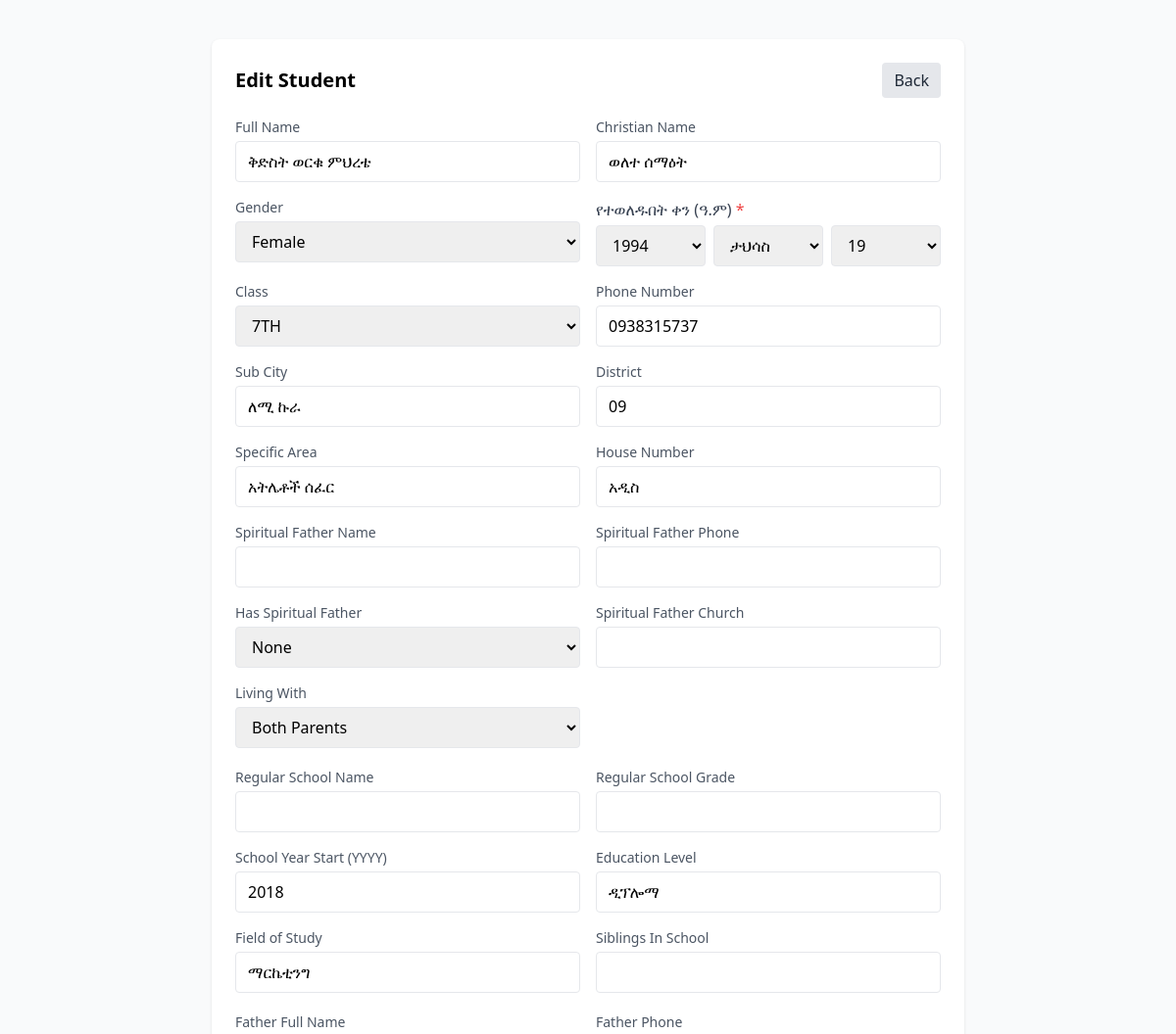
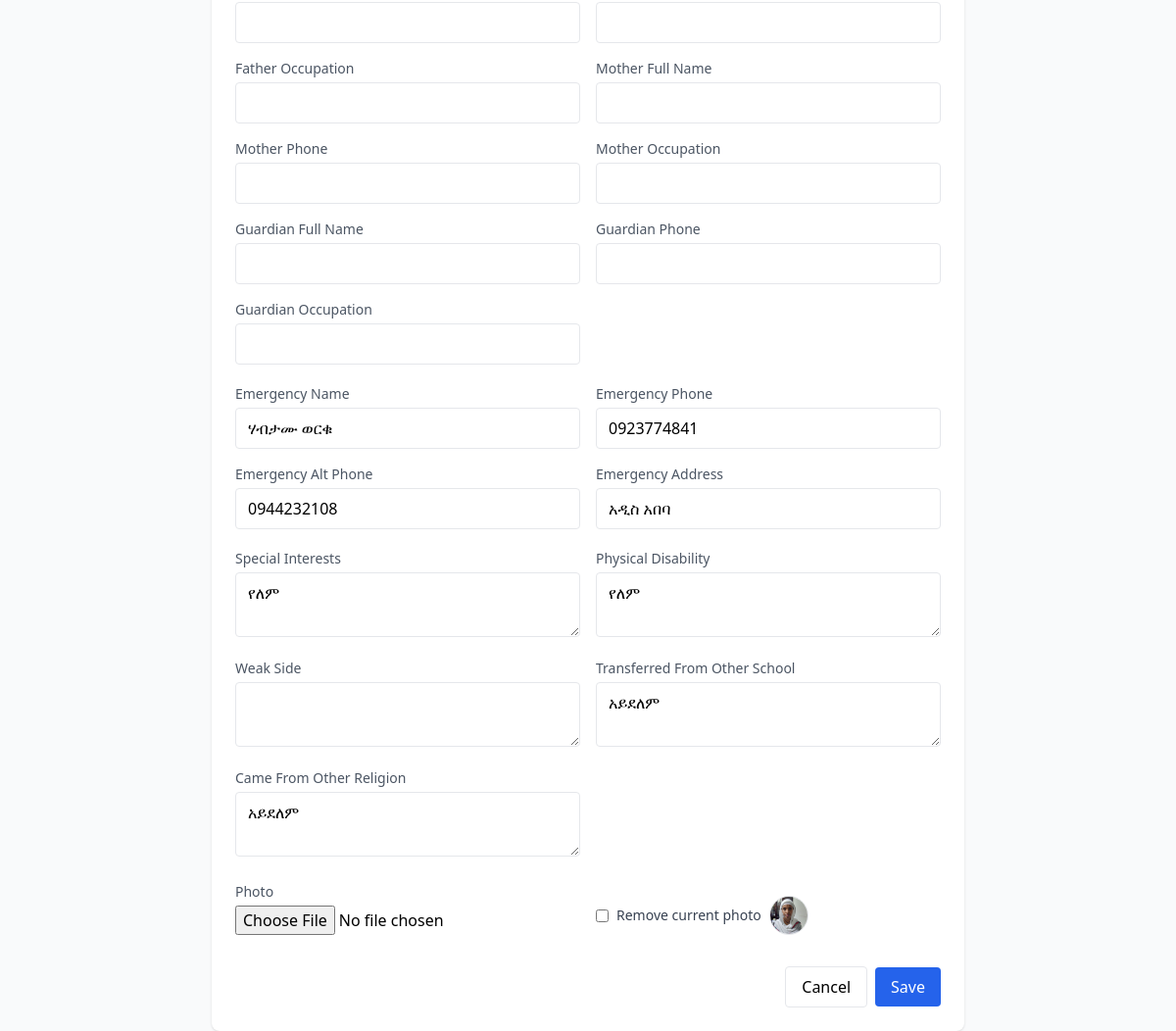
The app's page /student_edit.php?id=1260 (signed in) with its own data (2 pictures, top to bottom).
### tables this page shows
CREATE TABLE `students` (
  `id` int(11) NOT NULL,
  `photo_path` varchar(255) DEFAULT NULL,
  `full_name` text NOT NULL,
  `christian_name` text DEFAULT NULL,
  `gender` enum('male','female') NOT NULL,
  `birth_date` date NOT NULL,
  `current_grade` varchar(32) NOT NULL DEFAULT 'new',
  `current_result_status` enum('pass','fail') DEFAULT NULL,
  `is_new_registration` tinyint(1) NOT NULL DEFAULT 0,
  `is_flagged` tinyint(1) NOT NULL DEFAULT 0,
  `school_year_start` int(11) DEFAULT NULL,
  `regular_school_name` text DEFAULT NULL,
  `regular_school_grade` text DEFAULT NULL,
  `phone_number` varchar(20) DEFAULT NULL,
  `has_spiritual_father` enum('own','family','none') NOT NULL,
  `spiritual_father_name` text DEFAULT NULL,
  `spiritual_father_phone` varchar(20) DEFAULT NULL,
  `spiritual_father_church` text DEFAULT NULL,
  `sub_city` text DEFAULT NULL,
  `district` text DEFAULT NULL,
  `specific_area` text DEFAULT NULL,
  `house_number` text DEFAULT NULL,
  `living_with` enum('both_parents','father_only','mother_only','relative_or_guardian') NOT NULL,
  `special_interests` text DEFAULT NULL,
  `siblings_in_school` text DEFAULT NULL,
  `physical_disability` text DEFAULT NULL,
  `weak_side` text DEFAULT NULL,
  `transferred_from_other_school` text DEFAULT NULL,
  `came_from_other_religion` text DEFAULT NULL,
  `created_at` timestamp NOT NULL DEFAULT current_timestamp(),
  `education_level` text DEFAULT NULL,
  `field_of_study` text DEFAULT NULL,
  `emergency_name` text DEFAULT NULL,
  `emergency_phone` text DEFAULT NULL,
  `emergency_alt_phone` text DEFAULT NULL,
  `emergency_address` text DEFAULT NULL,
  `flagged` tinyint(1) DEFAULT 0,
  `normalized_name` varchar(255) GENERATED ALWAYS AS (lcase(trim(`full_name`))) STORED
);

### student_edit.php (the view, shortened to what the rows shown need)
<?php
require 'config.php';
$student_id = isset($_GET['id']) ? intval($_GET['id']) : 0;
$sql = "SELECT s.*,
    f.full_name AS father_full_name, f.phone_number AS father_phone, f.occupation AS father_occupation,
    m.full_name AS mother_full_name, m.phone_number AS mother_phone, m.occupation AS mother_occupation,
    g.full_name AS guardian_full_name, g.phone_number AS guardian_phone, g.occupation AS guardian_occupation
FROM students s
LEFT JOIN parents f ON s.id = f.student_id AND f.parent_type = 'father'
LEFT JOIN parents m ON s.id = m.student_id AND m.parent_type = 'mother'
LEFT JOIN parents g ON s.id = g.student_id AND g.parent_type = 'guardian'
WHERE s.id = ? LIMIT 1";
$stmt = $pdo->prepare($sql);
$stmt->execute([$student_id]);
$s = $stmt->fetch(PDO::FETCH_ASSOC);
?>
<!DOCTYPE html>
<html lang="am">
<head>
    <script src="https://cdn.tailwindcss.com"></script>
</head>
<body class="bg-gray-50 font-sans">
    <div class="max-w-3xl mx-auto mt-10 bg-white rounded-lg shadow p-6">
        <div class="flex items-center justify-between mb-4">
            <h1 class="text-xl font-semibold">Edit Student</h1>
        </div>
        <form id="editForm" class="space-y-5" enctype="multipart/form-data">
            <div class="grid grid-cols-1 md:grid-cols-2 gap-4">
                <div>
                    <label class="block text-sm text-gray-600 mb-1">Full Name</label>
                    <input type="text" name="full_name" class="w-full px-3 py-2 border rounded" value="<?= htmlspecialchars($s['full_name'] ?? '') ?>">
                </div>
                <div>
                    <label class="block text-sm text-gray-600 mb-1">Christian Name</label>
                    <input type="text" name="christian_name" class="w-full px-3 py-2 border rounded" value="<?= htmlspecialchars($s['christian_name'] ?? '') ?>">
                </div>
                <div>
                    <label class="block text-sm text-gray-600 mb-1">Gender</label>
                    <select name="gender" class="w-full px-3 py-2 border rounded">
                        <option value="female" <?= ($s['gender']??'')==='female'?'selected':'' ?>>Female</option>
                    </select>
                </div>
                <div>
                    <label class="block text-sm text-gray-600 mb-1">Class</label>
                    <select name="current_grade" class="w-full px-3 py-2 border rounded">
                        <?php foreach (['new','1st','2nd','3rd','4th','5th','6th','7th','8th','9th','10th','11th','12th'] as $g): ?>
                        <option value="<?= htmlspecialchars($g) ?>" <?= (($s['current_grade']??'')===$g)?'selected':'' ?>><?= strtoupper($g) ?></option>
                        <?php endforeach; ?>
                    </select>
                </div>
                <div>
                    <label class="block text-sm text-gray-600 mb-1">Phone Number</label>
                    <input type="text" name="phone_number" class="w-full px-3 py-2 border rounded" value="<?= htmlspecialchars($s['phone_number'] ?? '') ?>">
                </div>
                <div>
                    <label class="block text-sm text-gray-600 mb-1">Sub City</label>
                    <input type="text" name="sub_city" class="w-full px-3 py-2 border rounded" value="<?= htmlspecialchars($s['sub_city'] ?? '') ?>">
                </div>
                <div>
                    <label class="block text-sm text-gray-600 mb-1">District</label>
                    <input type="text" name="district" class="w-full px-3 py-2 border rounded" value="<?= htmlspecialchars($s['district'] ?? '') ?>">
                </div>
                <div>
                    <label class="block text-sm text-gray-600 mb-1">Specific Area</label>
                    <input type="text" name="specific_area" class="w-full px-3 py-2 border rounded" value="<?= htmlspecialchars($s['specific_area'] ?? '') ?>">
                </div>
                <div>
                    <label class="block text-sm text-gray-600 mb-1">House Number</label>
                    <input type="text" name="house_number" class="w-full px-3 py-2 border rounded" value="<?= htmlspecialchars($s['house_number'] ?? '') ?>">
                </div>
                <div>
                    <label class="block text-sm text-gray-600 mb-1">Has Spiritual Father</label>
                    <select name="has_spiritual_father" class="w-full px-3 py-2 border rounded">
                        <?php $hsf = $s['has_spiritual_father'] ?? ''; ?>
                        <option value="none" <?= $hsf==='none'?'selected':'' ?>>None</option>
                    </select>
                </div>
                <div>
                    <label class="block text-sm text-gray-600 mb-1">Living With</label>
                    <select name="living_with" class="w-full px-3 py-2 border rounded">
                        <?php $lw = $s['living_with'] ?? ''; ?>
                        <option value="both_parents" <?= $lw==='both_parents'?'selected':'' ?>>Both Parents</option>
                    </select>
                </div>
            </div>
            <div class="grid grid-cols-1 md:grid-cols-2 gap-4">
                <div>
                    <label class="block text-sm text-gray-600 mb-1">School Year Start (YYYY)</label>
                    <input type="text" name="school_year_start" class="w-full px-3 py-2 border rounded" value="<?= htmlspecialchars($s['school_year_start'] ?? '') ?>" placeholder="2016">
                </div>
                <div>
                    <label class="block text-sm text-gray-600 mb-1">Education Level</label>
                    <input type="text" name="education_level" class="w-full px-3 py-2 border rounded" value="<?= htmlspecialchars($s['education_level'] ?? '') ?>">
                </div>
                <div>
                    <label class="block text-sm text-gray-600 mb-1">Field of Study</label>
                    <input type="text" name="field_of_study" class="w-full px-3 py-2 border rounded" value="<?= htmlspecialchars($s['field_of_study'] ?? '') ?>">
                </div>
            </div>
            <div class="grid grid-cols-1 md:grid-cols-2 gap-4">
                <div>
                    <label class="block text-sm text-gray-600 mb-1">Emergency Name</label>
                    <input type="text" name="emergency_name" class="w-full px-3 py-2 border rounded" value="<?= htmlspecialchars($s['emergency_name'] ?? '') ?>">
                </div>
                <div>
                    <label class="block text-sm text-gray-600 mb-1">Emergency Phone</label>
                    <input type="text" name="emergency_phone" class="w-full px-3 py-2 border rounded" value="<?= htmlspecialchars($s['emergency_phone'] ?? '') ?>">
                </div>
                <div>
                    <label class="block text-sm text-gray-600 mb-1">Emergency Alt Phone</label>
                    <input type="text" name="emergency_alt_phone" class="w-full px-3 py-2 border rounded" value="<?= htmlspecialchars($s['emergency_alt_phone'] ?? '') ?>">
                </div>
                <div>
                    <label class="block text-sm text-gray-600 mb-1">Emergency Address</label>
                    <input type="text" name="emergency_address" class="w-full px-3 py-2 border rounded" value="<?= htmlspecialchars($s['emergency_address'] ?? '') ?>">
                </div>
            </div>
            <div class="grid grid-cols-1 md:grid-cols-2 gap-4">
                <div>
                    <label class="block text-sm text-gray-600 mb-1">Special Interests</label>
                    <textarea name="special_interests" class="w-full px-3 py-2 border rounded"><?= htmlspecialchars($s['special_interests'] ?? '') ?></textarea>
                </div>
                <div>
                    <label class="block text-sm text-gray-600 mb-1">Physical Disability</label>
                    <textarea name="physical_disability" class="w-full px-3 py-2 border rounded"><?= htmlspecialchars($s['physical_disability'] ?? '') ?></textarea>
                </div>
                <div>
                    <label class="block text-sm text-gray-600 mb-1">Transferred From Other School</label>
                    <textarea name="transferred_from_other_school" class="w-full px-3 py-2 border rounded"><?= htmlspecialchars($s['transferred_from_other_school'] ?? '') ?></textarea>
                </div>
                <div>
                    <label class="block text-sm text-gray-600 mb-1">Came From Other Religion</label>
                    <textarea name="came_from_other_religion" class="w-full px-3 py-2 border rounded"><?= htmlspecialchars($s['came_from_other_religion'] ?? '') ?></textarea>
                </div>
            </div>
            <div class="grid grid-cols-1 md:grid-cols-2 gap-4 items-end">
                <div class="flex items-center gap-2">
                    <label class="inline-flex items-center gap-2 text-sm text-gray-700"><input type="checkbox" name="remove_photo"> Remove current photo</label>
                    <?php if (!empty($s['photo_path'])): ?>
                        <img src="<?= htmlspecialchars($s['photo_path']) ?>" alt="photo" class="h-10 w-10 rounded-full object-cover border">
                    <?php endif; ?>
                </div>
            </div>
        </form>
    </div>
</body>
</html>

### records on screen
students: full_name "ቅድስት ወርቁ ምህረቴ", christian_name "ወለተ ሰማዕት", gender "Female", current_grade "7TH", phone_number "0938315737", sub_city "ለሚ ኩራ", district "09", specific_area "አትሌቶች ሰፈር", house_number "አዲስ", has_spiritual_father "None", living_with "Both Parents", school_year_start "2018", education_level "ዲፕሎማ", field_of_study "ማርኬቲንግ", emergency_name "ሃብታሙ ወርቁ", emergency_phone "0923774841", emergency_alt_phone "0944232108", emergency_address "አዲስ አበባ", special_interests "የለም", physical_disability "የለም", transferred_from_other_school "አይደለም", came_from_other_religion "አይደለም", photo_path (picture)
